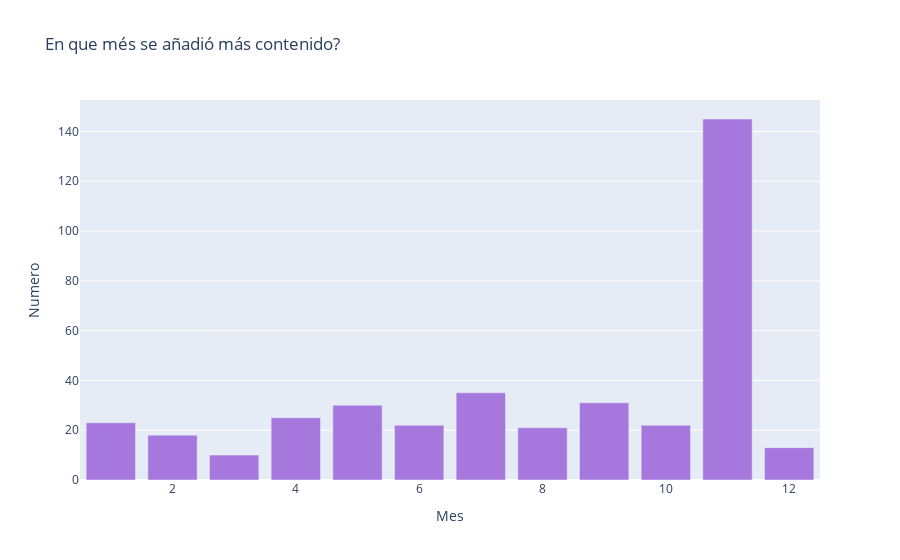

The code cell stored with this chart in its notebook:
### Markdown cell above
## 3. Año de estreno de las peliculas

### Code cell
col = 'month_added'

# Procesar datos para TV Shows
vc1 = d1[col].value_counts().reset_index()
vc1.columns = [col, "count"]  
vc1['count'] = pd.to_numeric(vc1['count'], errors='coerce')  
vc1 = vc1.dropna()  
vc1['count'] = vc1['count'].astype(int)  
vc1['percent'] = vc1['count'] / vc1['count'].sum() * 100  
vc1 = vc1.sort_values(col)  # Ordenar por mes

# Crear el gráfico
trace1 = go.Bar(x=vc1[col], y=vc1["count"], name="TV Shows", marker=dict(color="#a678de"))
data = [trace1]
layout = go.Layout(title="En que més se añadió más contenido?", 
                   xaxis=dict(title="Mes"), 
                   yaxis=dict(title="Numero"), 
                   legend=dict(x=0.1, y=1.1, orientation="h"))

fig = go.Figure(data, layout=layout)

# Mostrar el gráfico
fig.show()

### Figure 1 — Plotly figure (JSON) as saved in the notebook; plotly's stock layout.template omitted (floating-point values rounded to 4 significant figures)
{"data": [{"marker": {"color": "#a678de"}, "name": "TV Shows", "type": "bar", "x": [1.0, 2.0, 3.0, 4.0, 5.0, 6.0, 7.0, 8.0, 9.0, 10.0, 11.0, 12.0], "y": [23, 18, 10, 25, 30, 22, 35, 21, 31, 22, 145, 13]}], "layout": {"legend": {"orientation": "h", "x": 0.1, "y": 1.1}, "title": {"text": "En que més se añadió más contenido?"}, "xaxis": {"title": {"text": "Mes"}}, "yaxis": {"title": {"text": "Numero"}}}}
